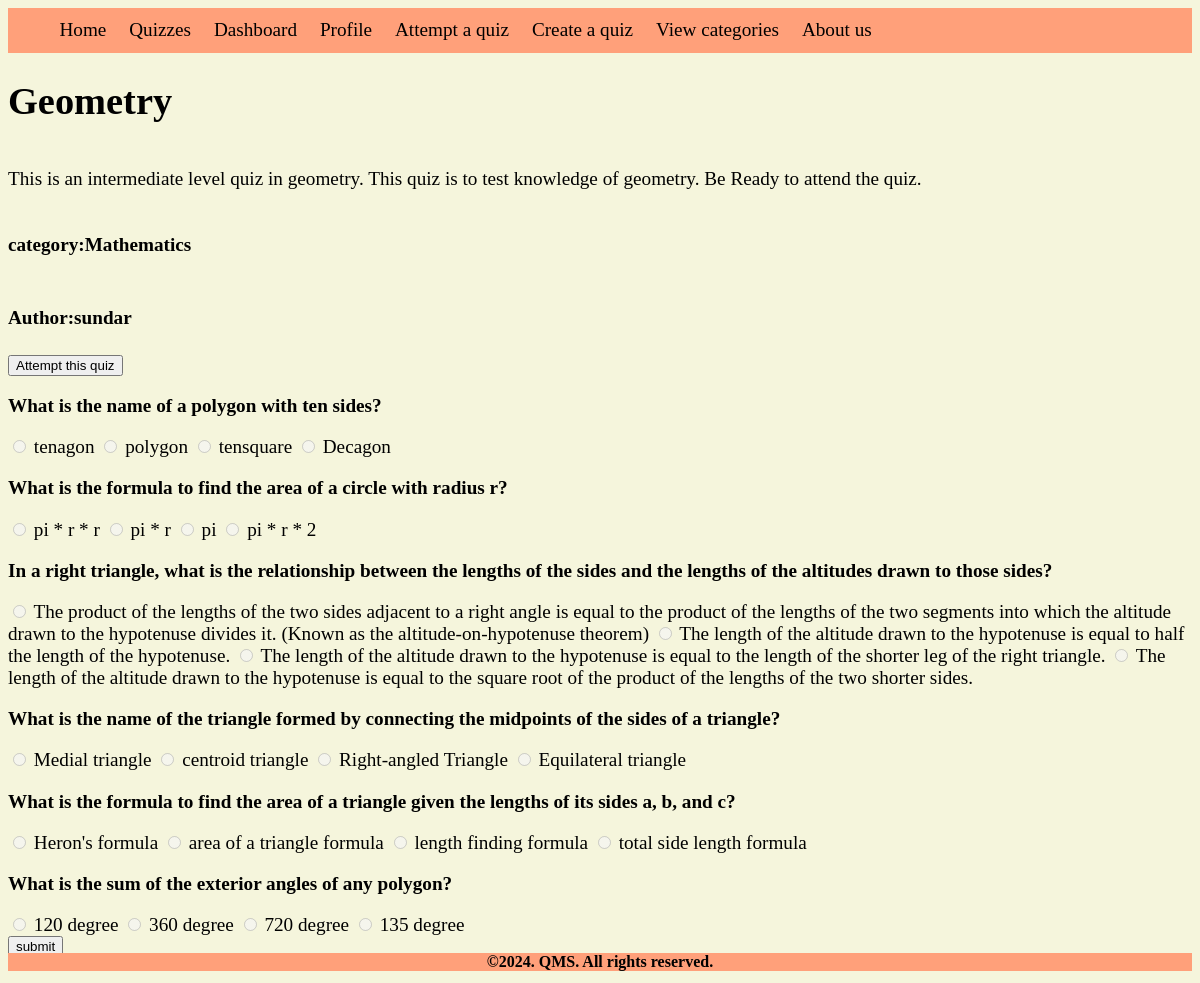
Page /qms/quizzes/5 (signed in) on the committed database.
### main/models.py (models this page shows, shortened)
class Quiz(models.Model):
    class Meta:
        db_table="quizzes"
        verbose_name_plural="Quizzes"
        ordering=['-created_at']
    title = models.CharField(max_length=512, null=False, help_text="Enter the title of the Quiz, be short, about 500 letter.")
    description = models.TextField(null=False, blank=True)
    category = models.ForeignKey(Category, on_delete=models.CASCADE)
    created_by=models.ForeignKey(User, on_delete=models.CASCADE)
    created_at = models.DateTimeField(auto_now_add=True)
    updated_at = models.DateTimeField(auto_now=True)
    meta_tag = models.CharField(max_length=50, null=False)

class Category(models.Model):
    class Meta:
        db_table="categories"
        verbose_name_plural="Categories"
        ordering=["-created_at"]
    name = models.CharField(max_length=50, null=False, help_text="Enter the category's name")
    slug = models.SlugField(max_length=50, null=False, help_text="Enter the slug name for easy identification.")
    created_at = models.DateTimeField(auto_now_add=True, null=False)
    updated_at = models.DateTimeField(auto_now=True)
    def __str__(self) -> str:
        return self.name

class Question(models.Model):
    class Meta:
        db_table="questions"
        ordering=['-created_at']
    quiz = models.ForeignKey(Quiz, on_delete=models.CASCADE)
    question_text = models.TextField(null=False, blank=False, help_text="Enter the text of the question")
    created_at = models.DateTimeField(auto_now_add=True)
    updated_at = models.DateTimeField(auto_now=True)
    score = models.PositiveSmallIntegerField(null=False, default=1)

class Choice(models.Model):
    class Meta:
        db_table="choices"
        verbose_name_plural="Choices"
    question = models.ForeignKey(Question, on_delete=models.CASCADE)
    choice_text = models.CharField(max_length=512, null=False, help_text="Enter the text for choice, be short, about 500 words")
    is_correct = models.BooleanField(default=False, help_text="Choose if the choice is correct.")

### main/views.py (the view, shortened to what this page needs)
# urls.py: path('quizzes/<int:pk>',QuizDetailView.as_view(), name="quiz"),
class QuizDetailView(LoginRequiredMixin, generic.DetailView):
    model = Quiz
    template_name = 'quiz_detail.html'
    context_object_name = 'quiz'
    def get_context_data(self, **kwargs: Any) -> dict[str, Any]:
        data =  super().get_context_data(**kwargs)
        data['questions'] = Question.objects.filter(quiz=data['quiz'].id)
        return data

### main/templates/quiz_detail.html (shortened to what this page needs)
{% extends 'home.html' %}
{% load static %}
{% block content %}
<div id="details">
    <h1>{{quiz.title}}</h1>
    <p>{{quiz.description}}</p>
    <h4>category:{{quiz.category}}</h4>
    <h4>Author:{{quiz.created_by}}</h4>
    <button onclick="attempt_btn_click()" type="button" id="attempt_btn">Attempt this quiz</button>
    <div id="questions">
        {% for question in questions %}
        <div id="{{question.pk}}" class="question_{{question.pk}}">
            <p><strong>{{question.question_text}}</strong></p>
            {% for choice in question.choice_set.all %}
            <input type="radio" id="choice_{{choice.pk}}" value="{{choice.pk}}" disabled>
            <label for="choice_{{choice.pk}}" id="label_{{choice.pk}}">{{choice.choice_text}}</label>
            {% endfor %}
        </div>
        {% endfor %}
    </div>
    <button type="button" onclick="submit_btn()" id="submit_btn">submit</button>
</div>
{% endblock content %}

### main/templates/home.html (shortened to what this page needs)
<!DOCTYPE html>
<html lang="en">
<head>
    {% load static %}
  <link rel="stylesheet" type="text/css" href="{% static 'home.css' %}">
  <link rel="stylesheet" type="text/css" href="{%static 'create_quiz.css'%}">
  <link rel="stylesheet" type="text/css" href="{%static 'quizzes.css'%}">
  <link rel="stylesheet" type="text/css" href="{%static 'quiz_detail.css'%}">
</head>
<body>
    <header>
        <nav>
            <ul class="navigation">
                <li><a href="{% url 'main:home'%}" aria-current="page">Home</a></li>
                <li><a href="{% url 'main:quizzes_list'%}" aria-current="page">Quizzes</a></li>
                {% if user.is_authenticated %}
                <li><a href="{% url "main:dashboard" %}" aria-current="page">Dashboard</a></li>
                <li><a href="#" aria-current="page">Profile</a></li>
                <li><a href="#" aria-current="page">Attempt a quiz</a></li>
                <li><a href="{% url 'main:create_quiz'%}" aria-current="page">Create a quiz</a></li>
                {% endif %}
                <li><a href="#" aria-current="page">View categories</a></li>
                <li><a href="#" aria-current="page">About us</a></li>
            </ul>
        </nav>
    </header>
    {%block content%}{% endblock content %}
    <footer>
        <h4>&copy;2024. QMS. All rights reserved.</h4>
    </footer>
</body>
</html>

### static/home.css (style rules this page uses)
body { position: absolute; left: 0; right: 0; display: flex; flex-direction: column; justify-content: space-between; align-items: center; align-content: space-around; height: 98%; background-color:beige; }
header { align-self: flex-start; background-color: lightsalmon; width: 100%; }
.navigation { position: relative; left: 0%; right: 0%; top: 0%; display: flex; flex-direction: row; align-items: center; justify-content: flex-start; margin: 0; }
.navigation li { padding: 1%; list-style:none; }
.navigation li a { text-decoration: none; font-size: larger; color: black; }
footer { position:relative; background-color: lightsalmon; width: 100%; text-align: center; margin: 0; padding: 0; }
footer h4 { margin: 0; padding: 0; }

### static/quiz_detail.css (style rules this page uses)
#details { height: 100%; width: 100%; display: flex; flex-direction: column; align-items: flex-start; justify-content: left; font-size: larger; overflow-y: auto; }
#details button { align-self: start; width: fit-content; }

### rows in the picture
Quiz: title "Geometry", description "This is an intermediate level quiz in geometry. This quiz is to test knowledge of geometry. Be Ready to attend the quiz.", category "Mathematics", created_by "sundar"
Question: question_text "What is the name of a polygon with ten sides?"
Choice: choice_text "tenagon"
Choice: choice_text "polygon"
Choice: choice_text "tensquare"
Choice: choice_text "Decagon"
Question: question_text "What is the formula to find the area of a circle with radius r?"
Choice: choice_text "pi * r * r"
Choice: choice_text "pi * r"
Choice: choice_text "pi"
Choice: choice_text "pi * r * 2"
Question: question_text "In a right triangle, what is the relationship between the lengths of the sides and the lengths of the altitudes drawn to those sides?"
Choice: choice_text "The product of the lengths of the two sides adjacent to a right angle is equal to the product of the lengths of the two segments into which the altitude drawn to the hypotenuse divides it. (Known as the altitude-on-hypotenuse theorem)"
Choice: choice_text "The length of the altitude drawn to the hypotenuse is equal to half the length of the hypotenuse."
Choice: choice_text "The length of the altitude drawn to the hypotenuse is equal to the length of the shorter leg of the right triangle."
Choice: choice_text "The length of the altitude drawn to the hypotenuse is equal to the square root of the product of the lengths of the two shorter sides."
Question: question_text "What is the name of the triangle formed by connecting the midpoints of the sides of a triangle?"
Choice: choice_text "Medial triangle"
Choice: choice_text "centroid triangle"
Choice: choice_text "Right-angled Triangle"
Choice: choice_text "Equilateral triangle"
Question: question_text "What is the formula to find the area of a triangle given the lengths of its sides a, b, and c?"
Choice: choice_text "Heron's formula"
Choice: choice_text "area of a triangle formula"
Choice: choice_text "length finding formula"
Choice: choice_text "total side length formula"
Question: question_text "What is the sum of the exterior angles of any polygon?"
Choice: choice_text "120 degree"
Choice: choice_text "360 degree"
Choice: choice_text "720 degree"
Choice: choice_text "135 degree"
